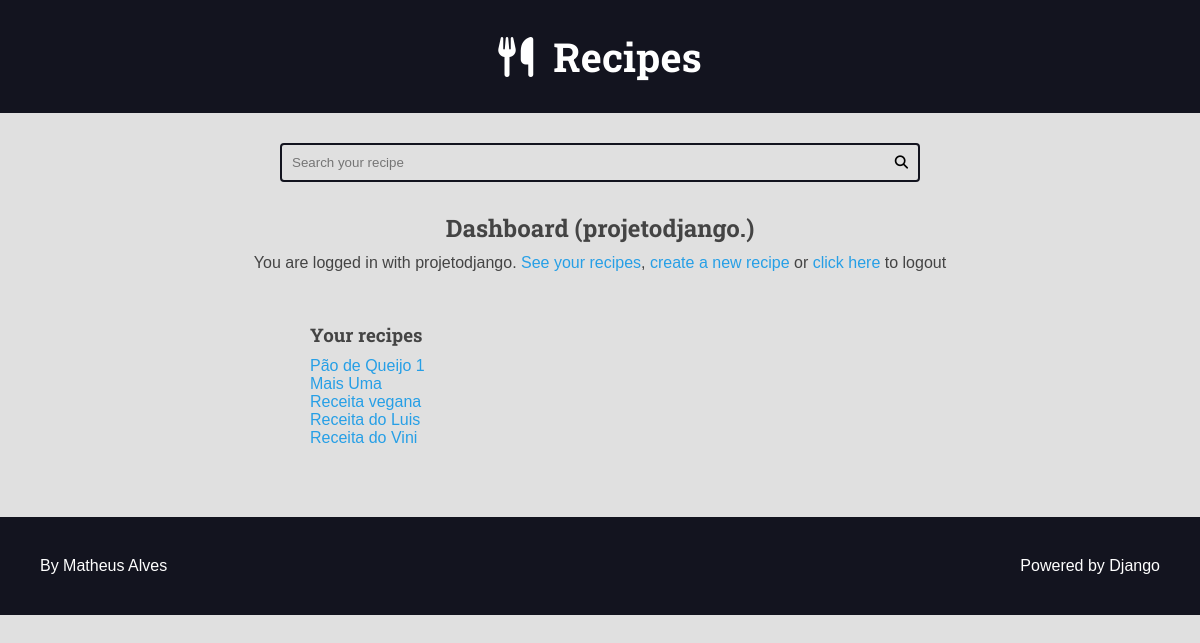
Page /authors/dashboard/ (signed in) on the earlier database version.
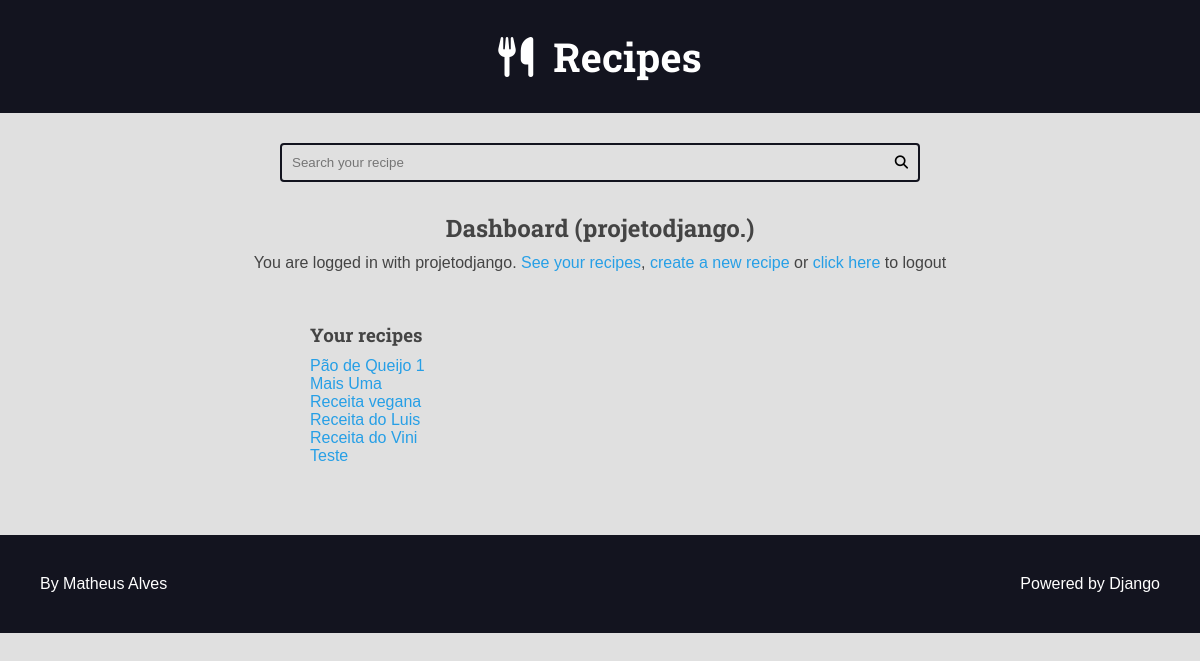
Same page on the later database version.
### recipes/models.py (models this page shows, shortened)
class Recipe(models.Model):
    title = models.CharField(max_length=65)
    description = models.CharField(max_length=165)
    slug = models.SlugField(unique=True)
    preparation_time = models.IntegerField()
    preparation_time_unit = models.CharField(max_length=65)
    servings = models.IntegerField()
    servings_unit = models.CharField(max_length=65)
    preparation_steps = models.TextField()
    preparations_steps_is_html = models.BooleanField(default=False)
    created_at = models.DateTimeField(auto_now_add=True)
    updated_at = models.DateTimeField(auto_now=True)
    is_published = models.BooleanField(default=False)
    cover = models.ImageField(
        upload_to="recipes/covers/%Y/%m/%d", blank=True, default='')
    category = models.ForeignKey(
        Category, on_delete=models.SET_NULL, null=True, blank=True, default=None)
    author = models.ForeignKey(User, on_delete=models.SET_NULL, null=True)

### authors/views.py (the view)
# urls.py: path('dashboard/', views.dashboard, name='dashboard'),
@login_required(login_url='authors:login', redirect_field_name='next')
def dashboard(request):
    recipes = Recipe.objects.filter(
        is_published=False,
        author=request.user
    )
    return render(
        request,
        'authors/pages/dashboard.html',
        context={
            'recipes': recipes
        }
    )

### authors/templates/authors/pages/dashboard.html (shortened to what this page needs)
{% extends "global/base.html" %}
{% block content %}
    <div class="main-content center container">
        <h2>Dashboard ({{user}})</h2>
        {% include "authors/partials/login_message.html" %}
        <div class="authors-dashboard-container">
            <h3>Your recipes</h3>
            <ul>
                {% for recipe in recipes %}
                    <li>
                        <a href="{% url "authors:dashboard_recipe_edit" recipe.id %}">{{recipe.title}}</a>
                    </li>
                {% empty %}
                    <li>
                        <p>You do not have recipes, please create one</p>
                    </li>
                {% endfor %}
            </ul>
        </div>
    </div>
{% endblock content %}

Differences in the rows shown:
added Recipe: title "Teste"
